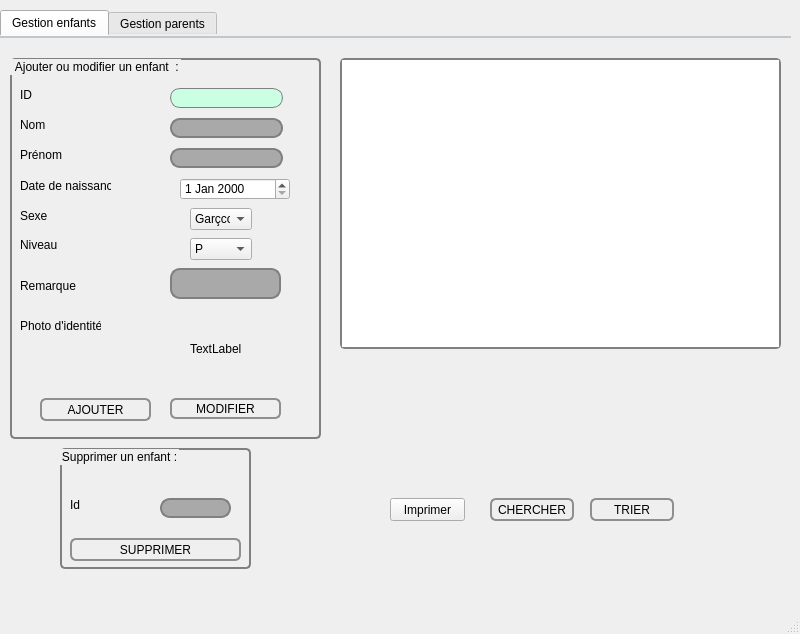
<?xml version="1.0" encoding="UTF-8"?>
<ui version="4.0">
 <class>MainWindow</class>
 <widget class="QMainWindow" name="MainWindow">
  <property name="geometry">
   <rect>
    <x>0</x>
    <y>0</y>
    <width>800</width>
    <height>634</height>
   </rect>
  </property>
  <property name="windowTitle">
   <string>MainWindow</string>
  </property>
  <property name="styleSheet">
   <string notr="true"> QPushButton#evilButton {
     background-color: red;
     border-style: outset;
     border-width: 2px;
     border-radius: 10px;
     border-color: beige;
     font: bold 14px;
     min-width: 10em;
     padding: 6px;
 }</string>
  </property>
  <widget class="QWidget" name="centralwidget">
   <widget class="QTabWidget" name="tabWidget">
    <property name="geometry">
     <rect>
      <x>0</x>
      <y>10</y>
      <width>791</width>
      <height>581</height>
     </rect>
    </property>
    <property name="styleSheet">
     <string notr="true">

 QTabWidget::pane { /* The tab widget frame */
     border-top: 2px solid #C2C7CB;
 }
 </string>
    </property>
    <property name="currentIndex">
     <number>0</number>
    </property>
    <widget class="QWidget" name="tab">
     <attribute name="title">
      <string>Gestion enfants</string>
     </attribute>
     <widget class="QPushButton" name="Trier_Enfant">
      <property name="geometry">
       <rect>
        <x>590</x>
        <y>460</y>
        <width>84</width>
        <height>23</height>
       </rect>
      </property>
      <property name="styleSheet">
       <string notr="true">  QPushButton {
	font: 75 8pt &quot;MS Shell Dlg 2&quot;;
     border: 2px solid #8f8f91;
     border-radius: 6px;
     background-color: qlineargradient(x1: 0, y1: 0, x2: 0, y2: 1,
                                       stop: 0 #f6f7fa, stop: 1 #dadbde);
     min-width: 80px;
 }</string>
      </property>
      <property name="text">
       <string>TRIER</string>
      </property>
     </widget>
     <widget class="QPushButton" name="Recherche_Enfant">
      <property name="geometry">
       <rect>
        <x>490</x>
        <y>460</y>
        <width>84</width>
        <height>23</height>
       </rect>
      </property>
      <property name="styleSheet">
       <string notr="true">  QPushButton {
	font: 75 8pt &quot;MS Shell Dlg 2&quot;;
     border: 2px solid #8f8f91;
     border-radius: 6px;
     background-color: qlineargradient(x1: 0, y1: 0, x2: 0, y2: 1,
                                       stop: 0 #f6f7fa, stop: 1 #dadbde);
     min-width: 80px;
 }</string>
      </property>
      <property name="text">
       <string>CHERCHER</string>
      </property>
     </widget>
     <widget class="QGroupBox" name="groupBox_3">
      <property name="geometry">
       <rect>
        <x>60</x>
        <y>410</y>
        <width>191</width>
        <height>121</height>
       </rect>
      </property>
      <property name="styleSheet">
       <string notr="true"> QGroupBox {
     background-color: qlineargradient(x1: 0, y1: 0, x2: 0, y2: 1,
                                       stop: 0 #E0E0E0, stop: 1 #FFFFFF);
     border: 2px solid gray;
     border-radius: 5px;
     margin-top: 1ex; /* leave space at the top for the title */
 }</string>
      </property>
      <property name="title">
       <string>Supprimer un enfant :</string>
      </property>
      <widget class="QLabel" name="label_7">
       <property name="geometry">
        <rect>
         <x>10</x>
         <y>50</y>
         <width>47</width>
         <height>14</height>
        </rect>
       </property>
       <property name="text">
        <string>Id</string>
       </property>
      </widget>
      <widget class="QLineEdit" name="le_id_sup">
       <property name="geometry">
        <rect>
         <x>100</x>
         <y>50</y>
         <width>71</width>
         <height>20</height>
        </rect>
       </property>
       <property name="styleSheet">
        <string notr="true"> QLineEdit {
     border: 2px solid gray;
     border-radius: 10px;
     padding: 0 8px;
     background: darkgray;
     selection-background-color: darkgray;
 }</string>
       </property>
      </widget>
      <widget class="QPushButton" name="Supprimer_Enfant">
       <property name="geometry">
        <rect>
         <x>10</x>
         <y>90</y>
         <width>171</width>
         <height>23</height>
        </rect>
       </property>
       <property name="styleSheet">
        <string notr="true">  QPushButton {
	font: 75 8pt &quot;MS Shell Dlg 2&quot;;
     border: 2px solid #8f8f91;
     border-radius: 6px;
     background-color: qlineargradient(x1: 0, y1: 0, x2: 0, y2: 1,
                                       stop: 0 #f6f7fa, stop: 1 #dadbde);
     min-width: 80px;
 }</string>
       </property>
       <property name="text">
        <string>SUPPRIMER</string>
       </property>
      </widget>
     </widget>
     <widget class="QGroupBox" name="groupBox_5">
      <property name="geometry">
       <rect>
        <x>10</x>
        <y>20</y>
        <width>311</width>
        <height>381</height>
       </rect>
      </property>
      <property name="styleSheet">
       <string notr="true">  
 QGroupBox {
     background-color: qlineargradient(x1: 0, y1: 0, x2: 0, y2: 1,
                                       stop: 0 #E0E0E0, stop: 1 #FFFFFF);
     border: 2px solid gray;
     border-radius: 5px;
     margin-top: 1ex; /* leave space at the top for the title */
 }</string>
      </property>
      <property name="title">
       <string> Ajouter ou modifier un enfant  :</string>
      </property>
      <widget class="QLabel" name="label_20">
       <property name="geometry">
        <rect>
         <x>10</x>
         <y>30</y>
         <width>47</width>
         <height>14</height>
        </rect>
       </property>
       <property name="styleSheet">
        <string notr="true"> QLineEdit { color: red }</string>
       </property>
       <property name="text">
        <string>ID</string>
       </property>
      </widget>
      <widget class="QLabel" name="label_21">
       <property name="geometry">
        <rect>
         <x>10</x>
         <y>60</y>
         <width>47</width>
         <height>14</height>
        </rect>
       </property>
       <property name="text">
        <string>Nom</string>
       </property>
      </widget>
      <widget class="QLabel" name="label_22">
       <property name="geometry">
        <rect>
         <x>10</x>
         <y>90</y>
         <width>47</width>
         <height>14</height>
        </rect>
       </property>
       <property name="text">
        <string>Prénom</string>
       </property>
      </widget>
      <widget class="QLabel" name="label_23">
       <property name="geometry">
        <rect>
         <x>10</x>
         <y>180</y>
         <width>47</width>
         <height>14</height>
        </rect>
       </property>
       <property name="text">
        <string>Niveau </string>
       </property>
      </widget>
      <widget class="QLineEdit" name="le_idE">
       <property name="geometry">
        <rect>
         <x>160</x>
         <y>30</y>
         <width>113</width>
         <height>20</height>
        </rect>
       </property>
       <property name="styleSheet">
        <string notr="true"> 
QLineEdit{ background-color:rgb(202, 255, 227);
border: 1px solid gray;
border-radius: 10px;
padding: 0 8px;
selection-background-color: darkgray;
font-size: 16px;}</string>
       </property>
      </widget>
      <widget class="QLabel" name="label_24">
       <property name="geometry">
        <rect>
         <x>10</x>
         <y>120</y>
         <width>91</width>
         <height>16</height>
        </rect>
       </property>
       <property name="text">
        <string>Date de naissance</string>
       </property>
      </widget>
      <widget class="QLineEdit" name="le_nomE">
       <property name="geometry">
        <rect>
         <x>160</x>
         <y>60</y>
         <width>113</width>
         <height>20</height>
        </rect>
       </property>
       <property name="styleSheet">
        <string notr="true"> QLineEdit {
     border: 2px solid gray;
     border-radius: 10px;
     padding: 0 8px;
     background: darkgray;
     selection-background-color: darkgray;
 }</string>
       </property>
      </widget>
      <widget class="QLineEdit" name="le_prenomE">
       <property name="geometry">
        <rect>
         <x>160</x>
         <y>90</y>
         <width>113</width>
         <height>20</height>
        </rect>
       </property>
       <property name="styleSheet">
        <string notr="true"> QLineEdit {
     border: 2px solid gray;
     border-radius: 10px;
     padding: 0 8px;
     background: darkgray;
     selection-background-color: darkgray;
 }</string>
       </property>
      </widget>
      <widget class="QLabel" name="label_25">
       <property name="geometry">
        <rect>
         <x>10</x>
         <y>220</y>
         <width>61</width>
         <height>16</height>
        </rect>
       </property>
       <property name="text">
        <string>Remarque</string>
       </property>
      </widget>
      <widget class="QLineEdit" name="le_remq">
       <property name="geometry">
        <rect>
         <x>160</x>
         <y>210</y>
         <width>111</width>
         <height>31</height>
        </rect>
       </property>
       <property name="styleSheet">
        <string notr="true"> QLineEdit {
     border: 2px solid gray;
     border-radius: 10px;
     padding: 0 8px;
     background: darkgray;
     selection-background-color: darkgray;
 }</string>
       </property>
      </widget>
      <widget class="QLabel" name="label_26">
       <property name="geometry">
        <rect>
         <x>10</x>
         <y>150</y>
         <width>91</width>
         <height>16</height>
        </rect>
       </property>
       <property name="text">
        <string>Sexe</string>
       </property>
      </widget>
      <widget class="QDateEdit" name="la_date">
       <property name="geometry">
        <rect>
         <x>170</x>
         <y>120</y>
         <width>110</width>
         <height>22</height>
        </rect>
       </property>
      </widget>
      <widget class="QPushButton" name="ajouter_enfant">
       <property name="geometry">
        <rect>
         <x>30</x>
         <y>340</y>
         <width>111</width>
         <height>23</height>
        </rect>
       </property>
       <property name="styleSheet">
        <string notr="true">  QPushButton {
	font: 75 8pt &quot;MS Shell Dlg 2&quot;;
     border: 2px solid #8f8f91;
     border-radius: 6px;
     background-color: qlineargradient(x1: 0, y1: 0, x2: 0, y2: 1,
                                       stop: 0 #f6f7fa, stop: 1 #dadbde);
     min-width: 80px;
 }</string>
       </property>
       <property name="text">
        <string>AJOUTER</string>
       </property>
      </widget>
      <widget class="QPushButton" name="Modifier_Enfant">
       <property name="geometry">
        <rect>
         <x>160</x>
         <y>340</y>
         <width>111</width>
         <height>21</height>
        </rect>
       </property>
       <property name="styleSheet">
        <string notr="true">  QPushButton {
	font: 75 8pt &quot;MS Shell Dlg 2&quot;;
     border: 2px solid #8f8f91;
     border-radius: 6px;
     background-color: qlineargradient(x1: 0, y1: 0, x2: 0, y2: 1,
                                       stop: 0 #f6f7fa, stop: 1 #dadbde);
     min-width: 80px;
 }</string>
       </property>
       <property name="text">
        <string>MODIFIER</string>
       </property>
      </widget>
      <widget class="QLabel" name="label_29">
       <property name="geometry">
        <rect>
         <x>10</x>
         <y>260</y>
         <width>81</width>
         <height>16</height>
        </rect>
       </property>
       <property name="text">
        <string>Photo d'identité</string>
       </property>
      </widget>
      <widget class="QLabel" name="le_pic">
       <property name="geometry">
        <rect>
         <x>180</x>
         <y>250</y>
         <width>81</width>
         <height>81</height>
        </rect>
       </property>
       <property name="text">
        <string>TextLabel</string>
       </property>
      </widget>
      <widget class="QComboBox" name="comboBox">
       <property name="geometry">
        <rect>
         <x>180</x>
         <y>150</y>
         <width>62</width>
         <height>22</height>
        </rect>
       </property>
       <property name="editable">
        <bool>false</bool>
       </property>
       <item>
        <property name="text">
         <string>Garçcon </string>
        </property>
       </item>
       <item>
        <property name="text">
         <string>Fille</string>
        </property>
       </item>
      </widget>
      <widget class="QComboBox" name="comboBox_2">
       <property name="geometry">
        <rect>
         <x>180</x>
         <y>180</y>
         <width>62</width>
         <height>22</height>
        </rect>
       </property>
       <item>
        <property name="text">
         <string>P</string>
        </property>
       </item>
       <item>
        <property name="text">
         <string>M</string>
        </property>
       </item>
       <item>
        <property name="text">
         <string>G</string>
        </property>
       </item>
      </widget>
     </widget>
     <widget class="QTableView" name="tabEnfant">
      <property name="geometry">
       <rect>
        <x>340</x>
        <y>20</y>
        <width>441</width>
        <height>291</height>
       </rect>
      </property>
      <property name="styleSheet">
       <string notr="true">
QTableView {
        selection-background-color: blue;
        background-color: qlineargradient(x1: 0, y1: 0, x2: 0, y2: 1,
                                       stop: 0 #E0E0E0, stop: 1 #FFFFFF);
        font: 1em;
        color: white;
       border: 2px solid gray;
       border-radius: 5px;
}</string>
      </property>
     </widget>
     <widget class="QPushButton" name="Iprim">
      <property name="geometry">
       <rect>
        <x>390</x>
        <y>460</y>
        <width>75</width>
        <height>23</height>
       </rect>
      </property>
      <property name="text">
       <string>Imprimer</string>
      </property>
     </widget>
    </widget>
    <widget class="QWidget" name="widget">
     <attribute name="title">
      <string>Gestion parents</string>
     </attribute>
     <widget class="QTableView" name="tabParent">
      <property name="geometry">
       <rect>
        <x>350</x>
        <y>20</y>
        <width>431</width>
        <height>281</height>
       </rect>
      </property>
      <property name="styleSheet">
       <string notr="true">
QTableView {
        selection-background-color: blue;
        background-color: qlineargradient(x1: 0, y1: 0, x2: 0, y2: 1,
                                       stop: 0 #E0E0E0, stop: 1 #FFFFFF);
        font: 1em;
        color: white;
       border: 2px solid gray;
       border-radius: 5px;
}</string>
      </property>
     </widget>
     <widget class="QGroupBox" name="groupBox_6">
      <property name="geometry">
       <rect>
        <x>30</x>
        <y>310</y>
        <width>211</width>
        <height>141</height>
       </rect>
      </property>
      <property name="styleSheet">
       <string notr="true"> QGroupBox {
     background-color: qlineargradient(x1: 0, y1: 0, x2: 0, y2: 1,
                                       stop: 0 #E0E0E0, stop: 1 #FFFFFF);
     border: 2px solid gray;
     border-radius: 5px;
     margin-top: 1ex; /* leave space at the top for the title */
 }
</string>
      </property>
      <property name="title">
       <string>Supprimer parent/s par Id </string>
      </property>
      <widget class="QLabel" name="label_28">
       <property name="geometry">
        <rect>
         <x>20</x>
         <y>60</y>
         <width>47</width>
         <height>14</height>
        </rect>
       </property>
       <property name="text">
        <string>Id :</string>
       </property>
      </widget>
      <widget class="QLineEdit" name="le_idp_sup">
       <property name="geometry">
        <rect>
         <x>80</x>
         <y>60</y>
         <width>113</width>
         <height>20</height>
        </rect>
       </property>
      </widget>
      <widget class="QPushButton" name="Sup_p">
       <property name="geometry">
        <rect>
         <x>70</x>
         <y>100</y>
         <width>75</width>
         <height>23</height>
        </rect>
       </property>
       <property name="text">
        <string>supprimer</string>
       </property>
      </widget>
     </widget>
     <widget class="QGroupBox" name="groupBox_4">
      <property name="geometry">
       <rect>
        <x>10</x>
        <y>10</y>
        <width>321</width>
        <height>291</height>
       </rect>
      </property>
      <property name="styleSheet">
       <string notr="true">  
 QGroupBox {
     background-color: qlineargradient(x1: 0, y1: 0, x2: 0, y2: 1,
                                       stop: 0 #E0E0E0, stop: 1 #FFFFFF);
     border: 2px solid gray;
     border-radius: 5px;
     margin-top: 1ex; /* leave space at the top for the title */
 }</string>
      </property>
      <property name="title">
       <string>Ajouter ou Modifier un parent </string>
      </property>
      <widget class="QLabel" name="label_8">
       <property name="geometry">
        <rect>
         <x>10</x>
         <y>30</y>
         <width>47</width>
         <height>14</height>
        </rect>
       </property>
       <property name="text">
        <string>Idp</string>
       </property>
      </widget>
      <widget class="QLabel" name="label_9">
       <property name="geometry">
        <rect>
         <x>10</x>
         <y>60</y>
         <width>47</width>
         <height>14</height>
        </rect>
       </property>
       <property name="text">
        <string>Nom_p</string>
       </property>
      </widget>
      <widget class="QLabel" name="label_10">
       <property name="geometry">
        <rect>
         <x>10</x>
         <y>90</y>
         <width>61</width>
         <height>16</height>
        </rect>
       </property>
       <property name="text">
        <string>Prénom_p</string>
       </property>
      </widget>
      <widget class="QLabel" name="label_11">
       <property name="geometry">
        <rect>
         <x>10</x>
         <y>120</y>
         <width>121</width>
         <height>16</height>
        </rect>
       </property>
       <property name="text">
        <string>Numéro de telephone</string>
       </property>
      </widget>
      <widget class="QLabel" name="label_12">
       <property name="geometry">
        <rect>
         <x>10</x>
         <y>150</y>
         <width>121</width>
         <height>16</height>
        </rect>
       </property>
       <property name="text">
        <string>Adresse</string>
       </property>
      </widget>
      <widget class="QLabel" name="label_27">
       <property name="geometry">
        <rect>
         <x>10</x>
         <y>180</y>
         <width>81</width>
         <height>16</height>
        </rect>
       </property>
       <property name="text">
        <string>Relation</string>
       </property>
      </widget>
      <widget class="QLineEdit" name="le_idP">
       <property name="geometry">
        <rect>
         <x>190</x>
         <y>30</y>
         <width>113</width>
         <height>20</height>
        </rect>
       </property>
       <property name="styleSheet">
        <string notr="true"> QLineEdit {
     border: 2px solid gray;
     border-radius: 10px;
     padding: 0 8px;
     background: darkgray;
     selection-background-color: darkgray;
 }</string>
       </property>
      </widget>
      <widget class="QLineEdit" name="le_nomP">
       <property name="geometry">
        <rect>
         <x>190</x>
         <y>60</y>
         <width>113</width>
         <height>20</height>
        </rect>
       </property>
      </widget>
      <widget class="QLineEdit" name="le_prenomP">
       <property name="geometry">
        <rect>
         <x>190</x>
         <y>90</y>
         <width>113</width>
         <height>20</height>
        </rect>
       </property>
      </widget>
      <widget class="QLineEdit" name="le_num">
       <property name="geometry">
        <rect>
         <x>190</x>
         <y>120</y>
         <width>113</width>
         <height>20</height>
        </rect>
       </property>
       <property name="whatsThis">
        <string>&lt;html&gt;&lt;head/&gt;&lt;body&gt;&lt;p&gt;&lt;br/&gt;&lt;/p&gt;&lt;/body&gt;&lt;/html&gt;</string>
       </property>
      </widget>
      <widget class="QLineEdit" name="le_add">
       <property name="geometry">
        <rect>
         <x>190</x>
         <y>150</y>
         <width>113</width>
         <height>20</height>
        </rect>
       </property>
      </widget>
      <widget class="QPushButton" name="OK">
       <property name="geometry">
        <rect>
         <x>230</x>
         <y>200</y>
         <width>41</width>
         <height>23</height>
        </rect>
       </property>
       <property name="text">
        <string>OK</string>
       </property>
      </widget>
      <widget class="QWidget" name="layoutWidget">
       <property name="geometry">
        <rect>
         <x>190</x>
         <y>180</y>
         <width>107</width>
         <height>20</height>
        </rect>
       </property>
       <layout class="QHBoxLayout" name="horizontalLayout">
        <item>
         <widget class="QRadioButton" name="radM">
          <property name="text">
           <string>Mère</string>
          </property>
         </widget>
        </item>
        <item>
         <widget class="QRadioButton" name="radP">
          <property name="text">
           <string>Père</string>
          </property>
          <property name="checked">
           <bool>true</bool>
          </property>
         </widget>
        </item>
       </layout>
      </widget>
      <widget class="QPushButton" name="Ajouter_Parent">
       <property name="geometry">
        <rect>
         <x>30</x>
         <y>240</y>
         <width>84</width>
         <height>23</height>
        </rect>
       </property>
       <property name="styleSheet">
        <string notr="true">  QPushButton {
	font: 75 8pt &quot;MS Shell Dlg 2&quot;;
     border: 2px solid #8f8f91;
     border-radius: 6px;
     background-color: qlineargradient(x1: 0, y1: 0, x2: 0, y2: 1,
                                       stop: 0 #f6f7fa, stop: 1 #dadbde);
     min-width: 80px;
 }</string>
       </property>
       <property name="text">
        <string>Ajouter</string>
       </property>
      </widget>
      <widget class="QPushButton" name="Modif_p">
       <property name="geometry">
        <rect>
         <x>190</x>
         <y>240</y>
         <width>75</width>
         <height>23</height>
        </rect>
       </property>
       <property name="text">
        <string>Modif</string>
       </property>
      </widget>
     </widget>
     <widget class="QPushButton" name="Recherche_p">
      <property name="geometry">
       <rect>
        <x>400</x>
        <y>400</y>
        <width>75</width>
        <height>23</height>
       </rect>
      </property>
      <property name="text">
       <string>Recherche</string>
      </property>
     </widget>
    </widget>
   </widget>
  </widget>
  <widget class="QMenuBar" name="menubar">
   <property name="geometry">
    <rect>
     <x>0</x>
     <y>0</y>
     <width>800</width>
     <height>22</height>
    </rect>
   </property>
  </widget>
  <widget class="QStatusBar" name="statusbar"/>
 </widget>
 <resources/>
 <connections/>
</ui>
